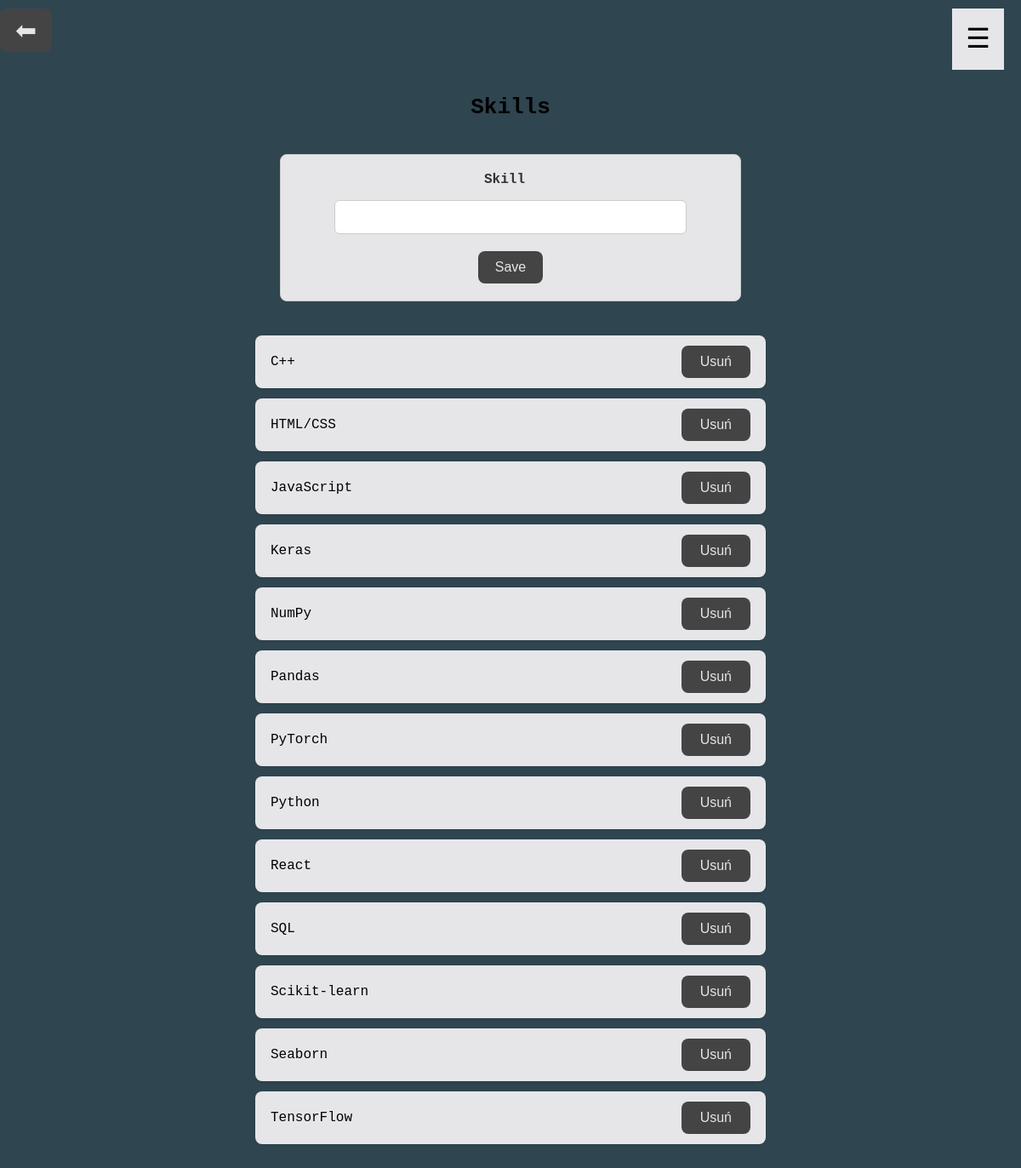
/admin/skills (signed in), run on the app's committed database.
### app.py (models this page shows)
class Skill(db.Model):
    id = db.Column(db.Integer, primary_key=True)
    name = db.Column(db.String(100), nullable=False)

### app.py (the view, shortened to what this page needs)
@app.route("/admin/skills", methods=["GET", "POST"])
@login_required
def admin_skills():
    form = SkillForm()
    skills = Skill.query.order_by(Skill.name.asc()).all()
    return render_template("admin/skills.html", form=form, skills=skills)

### app.py
class SkillForm(FlaskForm):
    name = StringField("Skill", validators=[DataRequired()])
    submit = SubmitField("Save")

### app.py (called while the page is built)
@login_manager.user_loader
def load_user(user_id):
    return User.query.get(int(user_id))

@app.context_processor
def inject_year():
    return {"current_year": date.today().year}

### templates/admin/skills.html (shortened to what this page needs)
{% extends "base.html" %}
{% block content %}
<button class="btn back-btn" onclick="history.back()">⬅</button>
<div class="admin_skills">
    <h2>Skills</h2>
    <form method="POST" class="form">
        <div class="form-group">
            <label for="name">{{ form.name.label }}</label>
            {{ form.name(size=40, class="input") }}
        </div>
        <div class="form-actions">
            {{ form.submit(class="btn") }}
        </div>
    </form>
    <ul class="table">
        {% for skill in skills %}
        <li class="row">
            <div class="col">
                {{ skill.name }}
            </div>
            <div class="col actions">
                <form method="POST" action="{{ url_for('delete_skill', skill_id=skill.id) }}">
                    <button class="btn danger" type="submit">Usuń</button>
                </form>
            </div>
        </li>
        {% else %}
        <li class="row"><p>empty.</p></li>
        {% endfor %}
    </ul>
</div>
{% endblock %}

### templates/base.html (shortened to what this page needs)
<!doctype html>
<html lang="pl">
  <head>
    <link rel="stylesheet" href="{{ url_for('static', filename='styles/app.css') }}">
  </head>
  <body>
    <header class="site-header">
      <nav class="hamburger-nav">
  <div class="hamburger" id="hamburger">&#9776;</div>
  </nav>
    </header>
    <main class="container">
      {% block content %}{% endblock %}
    </main>
    <footer class="site-footer">
      <br></br>
    </footer>
  </body>
</html>

### static/styles/app.css (style rules this page uses)
body { width: 100%; margin: 0; padding: 0; box-sizing: border-box; background-color: #2F4550; font-family: "Fira Code", monospace; }
.container { width: 100%; display: block; margin: 0 auto; }
nav { display: flex; justify-content: space-between; align-items: center; padding: 10px 20px; }
.form label { display: flex; align-items: center; gap: -10px; }
.form { display: flex; flex-direction: column; align-items: center; max-width: 500px; margin: 40px auto; padding: 20px; border: 1px solid #ccc; border-radius: 8px; background-color: #E6E6E9; }
.form label { display: flex; flex-direction: column; width: 100%; margin-bottom: 5px; font-weight: bold; }
.form input, .form textarea { padding: 8px; font-size: 16px; border: 1px solid #aaa; border-radius: 4px; width: 100%; box-sizing: border-box; }
.form .btn { padding: 10px 20px; font-size: 16px; cursor: pointer; border: none; border-radius: 5px; background-color: #E6E6E9; }
h2 { text-align: center; margin: 30px 0 20px 0; font-size: 26px; }
.form { display: flex; flex-direction: column; align-items: center; gap: 15px; margin-bottom: 40px; }
.form label { display: flex; flex-direction: column; font-weight: 600; color: #333; width: 100%; max-width: 400px; }
.form input, .form textarea, .form select { padding: 10px; font-size: 16px; border: 1px solid #ccc; border-radius: 6px; margin-top: 5px; }
.btn { display: inline-block; padding: 10px 22px; background-color: #444 !important; color: #E6E6E9 !important; border: none !important; border-radius: 8px !important; font-size: 16px; cursor: pointer; text-decoration: none !important; transition: background 0.3s; }
.btn.danger { background-color: #444 !important; color: #E6E6E9 !important; }
.table { list-style: none; padding: 0; max-width: 600px; margin: 0 auto; }
.row { display: flex; justify-content: space-between; align-items: center; background: #E6E6E9; padding: 12px 18px; border-radius: 8px; margin-bottom: 12px; box-shadow: 0 1px 3px rgba(0,0,0,0.1); }
.row form { margin: 0; }
.hamburger-nav { position: fixed; top: 0; right: 0; z-index: 1001; }
.hamburger { font-size: 2rem; cursor: pointer; padding: 1rem; color: black; background-color:#E6E6E9; z-index: 1002; position: relative; transition: color 0.3s; }
.back-btn { display: inline-block; margin: 10px 10px 20px 0; background-color: #444 !important; color: #E6E6E9 !important; padding: 8px 18px; border-radius: 6px; font-size: 30px; transition: background 0.3s; cursor: pointer; }

### data on the page
Skill: name "C++"
Skill: name "HTML/CSS"
Skill: name "JavaScript"
Skill: name "Keras"
Skill: name "NumPy"
Skill: name "Pandas"
Skill: name "PyTorch"
Skill: name "Python"
Skill: name "React"
Skill: name "SQL"
Skill: name "Scikit-learn"
Skill: name "Seaborn"
Skill: name "TensorFlow"
